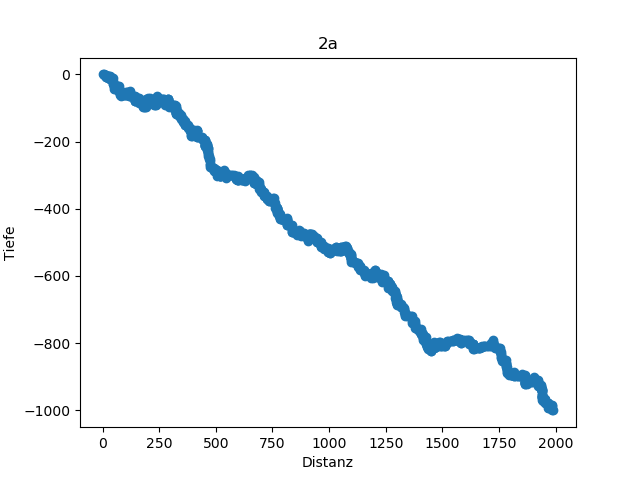

Reproduce this figure in Python.
# -*- coding: utf-8 -*-
"""
Created on Thu Dec  2 08:59:05 2021

@author: steska
"""

import numpy as np
import pandas as pd

import matplotlib.pyplot as plt

data = pd.read_csv("input", 
                   header=None, 
                   dtype={"richt" : str, "dist" : int}, 
                   sep = " ")

depth, horid = 0, 0

coords = np.array([[0, 0]])

for index, row in data.iterrows():
    if row[0] == "forward":
        horid += row[1]
    if row[0] == "up":
        depth -= row[1]
    if row[0] == "down":
        depth += row[1]
    coords = np.append(coords,[[depth, horid]], axis=0)
    
plt.scatter(coords[:,1], -coords[:,0])
plt.title("2a")
plt.xlabel("Distanz")
plt.ylabel("Tiefe")

plt.savefig("2a.png")

print(F"Tiefe: {depth}, Horizontale Distanz: {horid}, Produkt: {depth*horid}")
